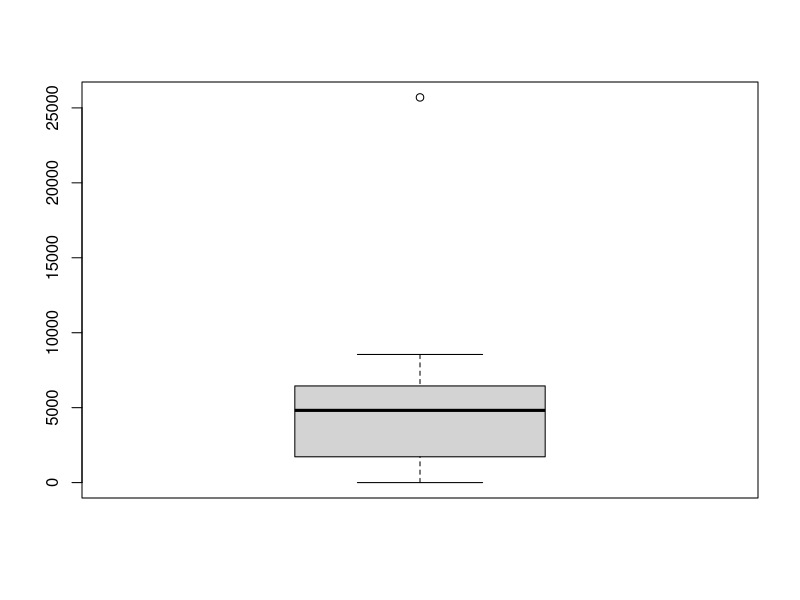
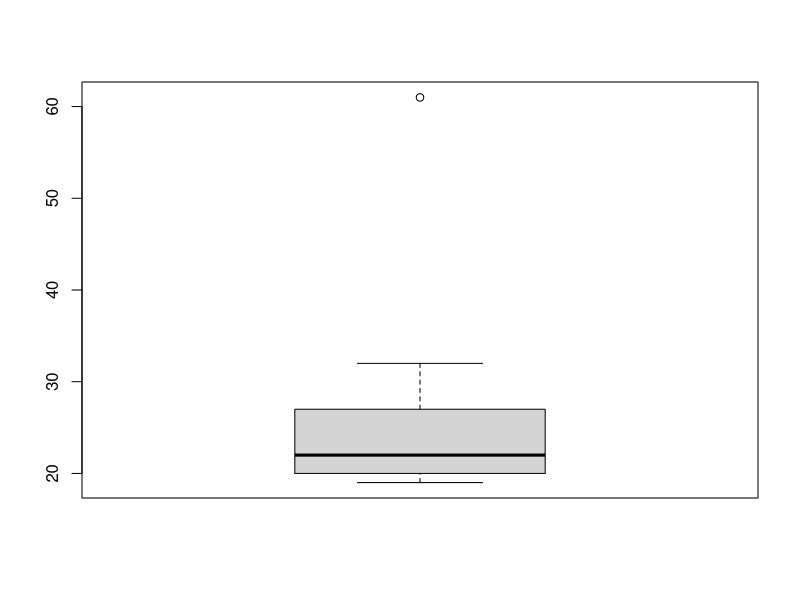
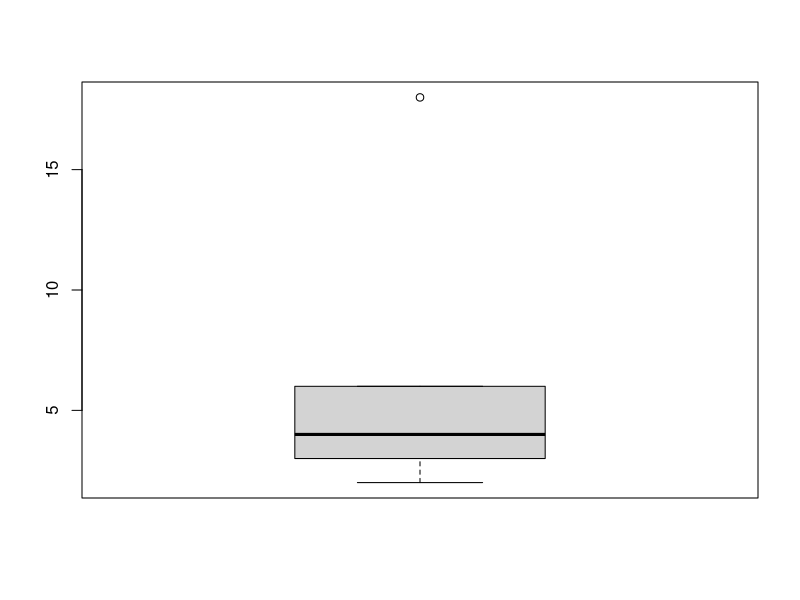
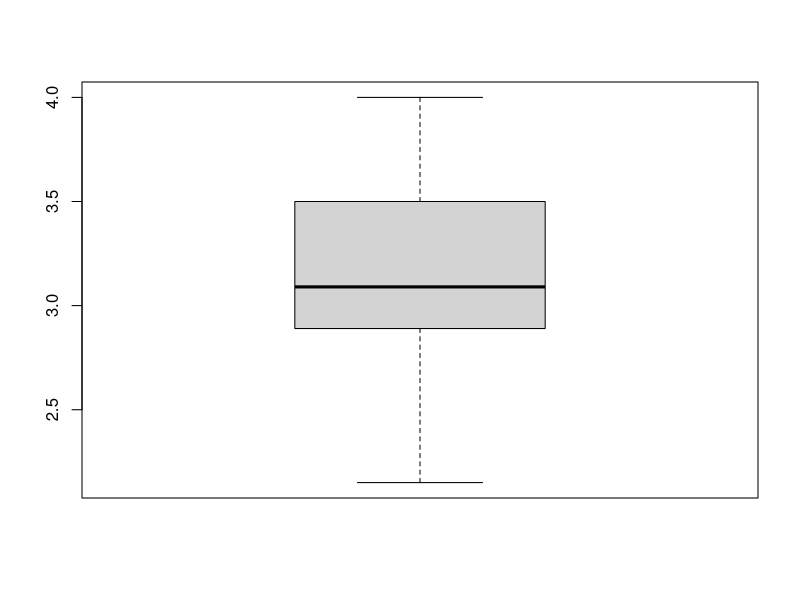

R code for these plots, in order:
# STATISTICS
# WITTE
# 2024-05-22

# PACKAGES ----------------------------------------------------------------

library(tidyverse)

# DESCRIBING DATA WITH TABLES AND GRAPHS ----------------------------------

# PROGRESS CHECK 2.2

scores <- c(91, 87, 95, 123, 98, 110, 112, 85, 96, 71, 80, 69, 109, 90,
            84, 75, 105, 100, 99, 94, 90, 79, 86, 90, 93, 95, 100, 98,
            80, 104, 77, 108, 90, 103, 89)

boundaries_low <- seq(65, 120, 5)
boundaries_high <- seq(69, 124, 5)

paste(boundaries_low, boundaries_high, sep = "-")

data.frame(
  table(
    cut(x = scores,
    breaks = seq(65, 125, 5),
    labels = paste(boundaries_low, boundaries_high, sep = "-"),
    right = FALSE)))

# PROGRESS CHECK 2.4

summer_income <- c(6450, 4820, 5650, 1720, 600, 0, 3482, 25700, 8548)
age <- c(20, 19, 61, 32, 19, 22, 23, 27, 21)
family_size <- c(2, 4, 3, 6, 18, 2, 6, 3, 4)
gpa <- c(2.3, 4, 3.56, 2.89, 2.15, 3.01, 3.09, 3.5, 3.2)

boxplot(summer_income)
boxplot(age)
boxplot(family_size)
boxplot(gpa)

boxplot.stats(summer_income)$out
boxplot.stats(age)$out
boxplot.stats(family_size)$out
boxplot.stats(gpa)$out

# PROGRESS CHECK 2.5

df <- tibble(
  GRE = paste(seq(725, 475, -25), seq(749, 499, -25), sep = "-"),
  f = c(1, 3, 14, 30, 34, 42, 30, 27, 13, 4, 2))

df |> 
  mutate(f_rel = f / sum(f))

# PROGRESS CHECK 2.6

df |> 
  arrange(GRE) |> 
  mutate(f_cumul = cumsum(f),
         f_cumul_pct = round(100 * f_cumul / max(f_cumul)))
